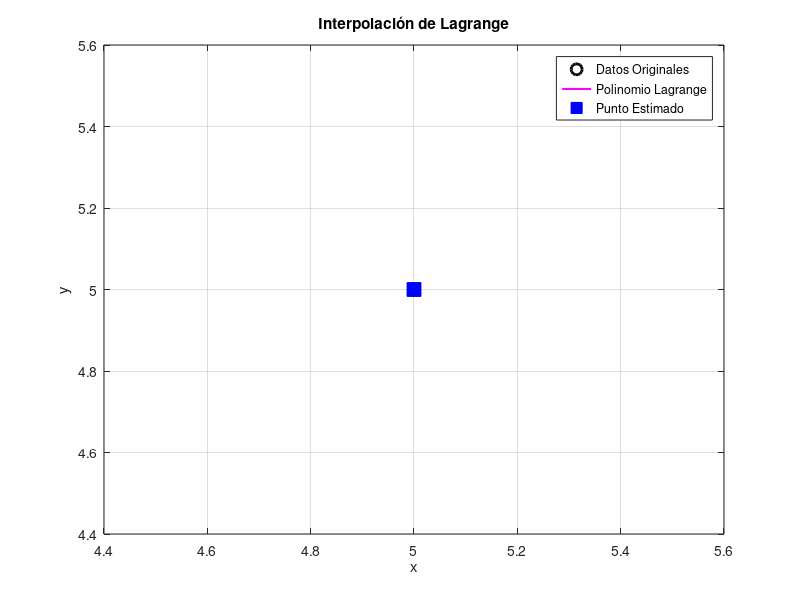

MATLAB code to generate this figure:
function lagrange_interpolation()
    % OBJETIVO: Implementar la interpolación por el método de Lagrange.

    fprintf('\n--- ALGORITMO DE LAGRANGE ---\n');
    x = input('Ingrese vector x: ');
    y = input('Ingrese vector y: ');
    n = length(x);

    % Definición de la función de Lagrange
    L_eval = @(t) 0;
    for i = 1:n
        Li = @(t) 1;
        for j = 1:n
            if i ~= j
                old_Li = Li;
                Li = @(t) old_Li(t) .* (t - x(j)) / (x(i) - x(j));
            end
        end
        old_L = L_eval;
        L_eval = @(t) old_L(t) + y(i) * Li(t);
    end

    % --- Sección de Estimación ---
    x_min = min(x);
    x_max = max(x);
    fprintf('\nRango de x: [%.2f, %.2f]\n', x_min, x_max);

    while true
        val_est = input('Ingrese el valor a estimar: ');
        if val_est >= x_min && val_est <= x_max
            resultado = L_eval(val_est);
            fprintf('El valor estimado (Lagrange) en x = %.4f es y = %.6f\n', val_est, resultado);
            break;
        else
            fprintf('Error: El valor debe estar dentro del rango de los datos ingresados.\n');
        end
    end

    % Preparación de gráfica
    t_plot = linspace(x_min, x_max, 100);
    y_plot = arrayfun(L_eval, t_plot);

    figure;
    plot(x, y, 'ko', 'MarkerSize', 8, 'LineWidth', 2); hold on;
    plot(t_plot, y_plot, 'm-', 'LineWidth', 1.5);
    plot(val_est, resultado, 'bs', 'MarkerSize', 10, 'MarkerFaceColor', 'b');
    title('Interpolación de Lagrange');
    xlabel('x'); ylabel('y');
    legend('Datos Originales', 'Polinomio Lagrange', 'Punto Estimado');
    grid on;
    hold off;
end
